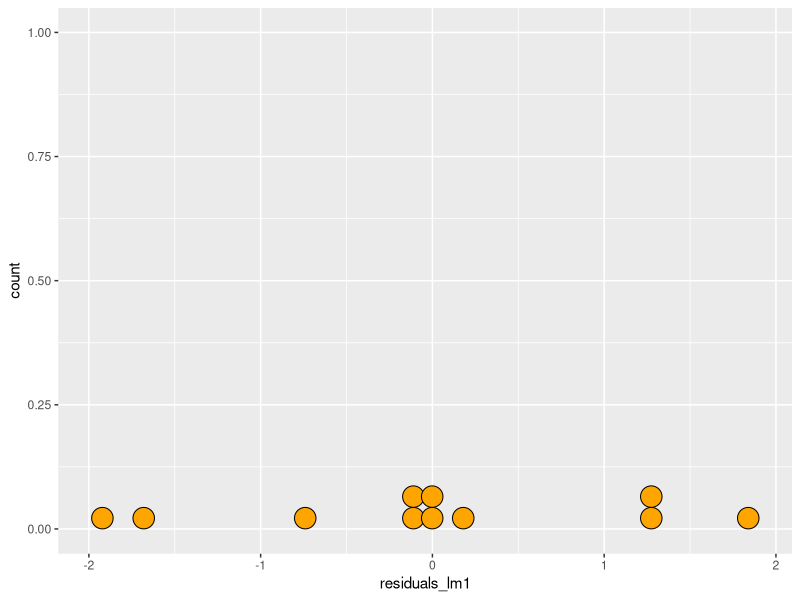
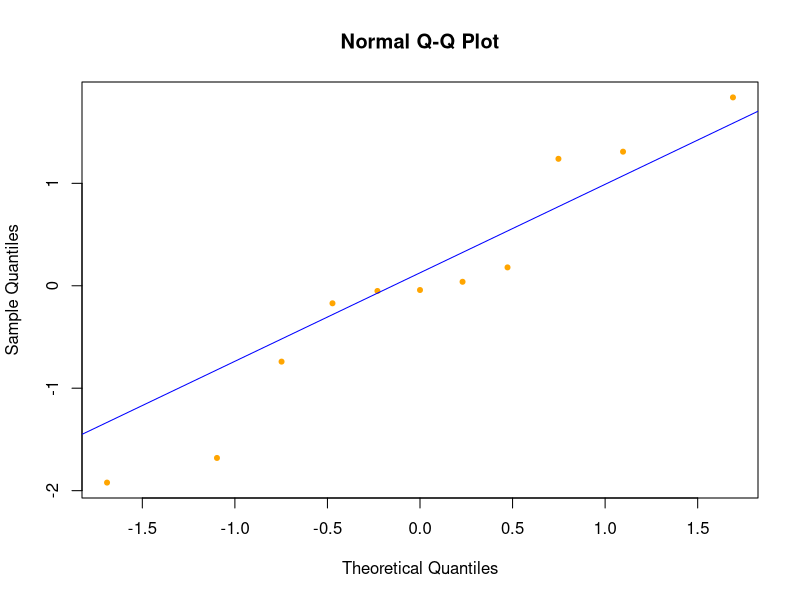
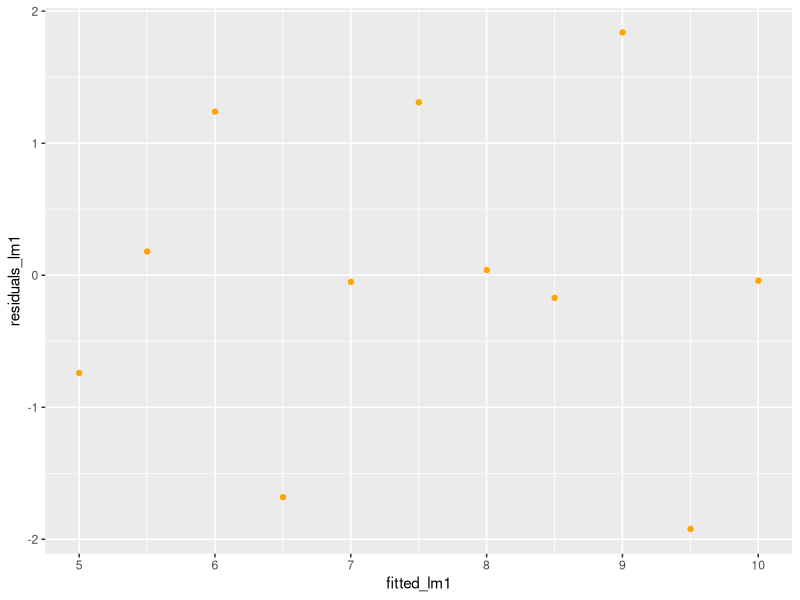
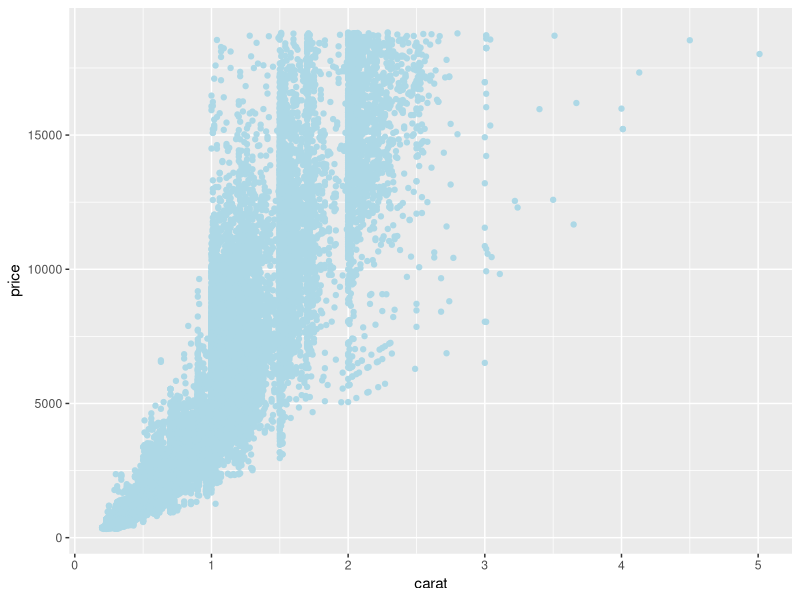
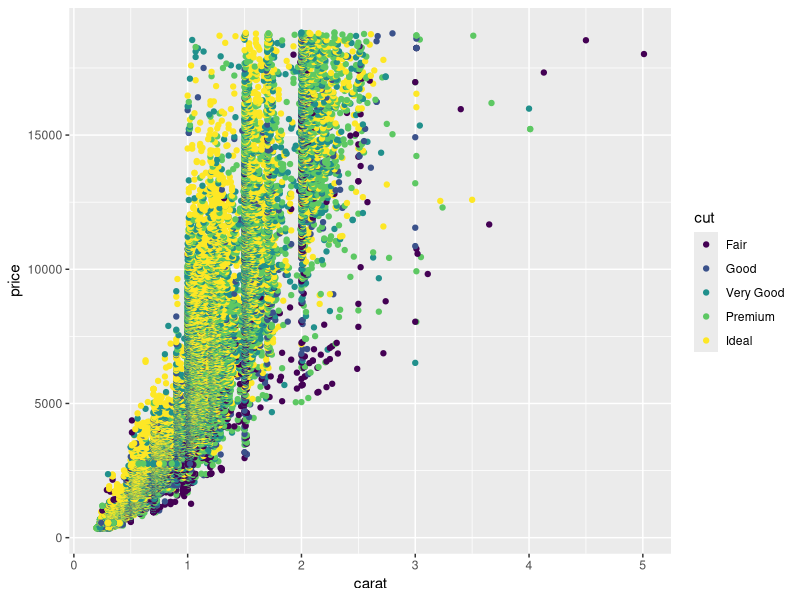
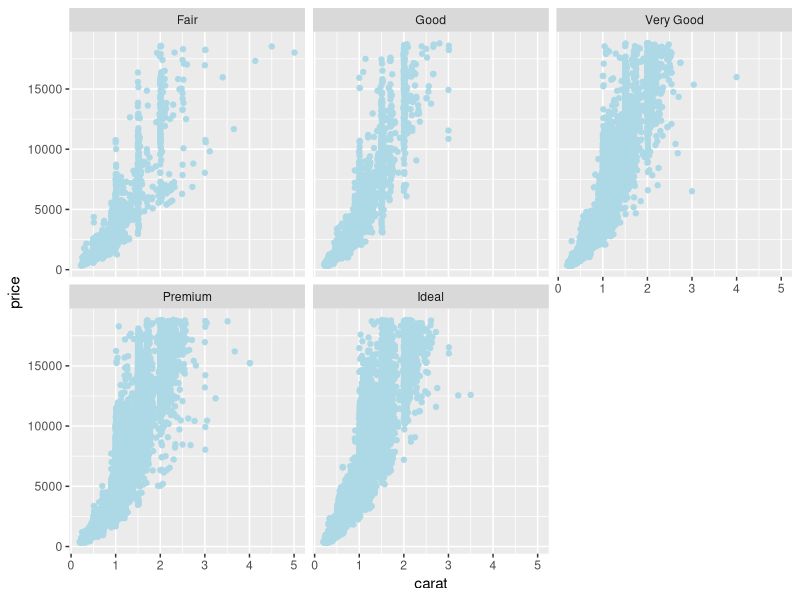
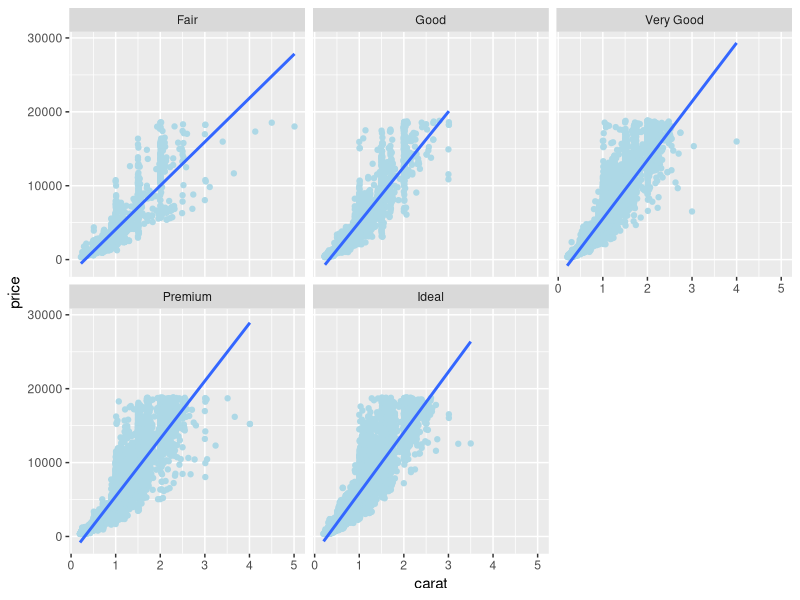

Write R code to recreate these figures, in order. (Note: this script raises an error after producing the figures.)
library(ggplot2)

anscombe

cor(anscombe$x1, anscombe$y1)

lin_req <- lm(formula = anscombe$y1 ~ anscombe$x1)

summary(lin_req)

lin_req$fitted.values
#оцінюємо розподіл залишків (різниця між реальними даними та модельними)

anscombe$y1 - lin_req$fitted.values
#визначаємо залишки

lin_req$residuals
#визначаємо залишки

anscombe$residuals_lm1 <-  lin_req$residuals
ggplot(anscombe, aes(x =  residuals_lm1)) +
  geom_dotplot(fill=  "orange")
#точковий графік

qqnorm(lin_req$residuals, col=  "orange", pch=  20)
qqline(lin_req$residuals, col =  "blue")
#Для оцінки нормальності розподілу, будемо використовувати функції qqnorm та qqline

anscombe$fitted_lm1 <-  lin_req$fitted.values
ggplot(data=  anscombe, aes(x=  fitted_lm1, y=  residuals_lm1)) +
  geom_point(col=  "orange")
#Оцінюємо варіативність залишків

str(diamonds)

ggplot(data=  diamonds, aes(x=  carat, y=  price)) +
  geom_point(col=  "lightblue")

cor(x = diamonds$carat, y = diamonds$price)

ggplot(data=  diamonds, aes(x=  carat, y=  price, col=  cut)) +
  geom_point()
# як розподілені вага та ціна в залежності від ступеня обробки діамантів

ggplot(data=  diamonds, aes(x=  carat, y=  price)) +
  geom_point(col=  "lightblue") +
  facet_wrap(~cut)
#Інший тип відображення

ggplot(data=  diamonds, aes(x=  carat, y=  price)) +
  geom_point(col=  "lightblue") +
  geom_smooth(method=  "lm", se=  FALSE) +
  facet_wrap(~cut)
#Додамо до графіка ще лінію лінійної регресії

dim_ideal <- diamonds %>%	
  filter(cut == "Ideal")

dim_fair <- diamonds %>%	
  filter(cut == "Fair")

ideal <- lm(formula = dim_ideal$price ~ dim_ideal$carat)
summary(ideal)

fair <- lm(formula = dim_fair$price ~ dim_fair$carat)
summary(fair)
